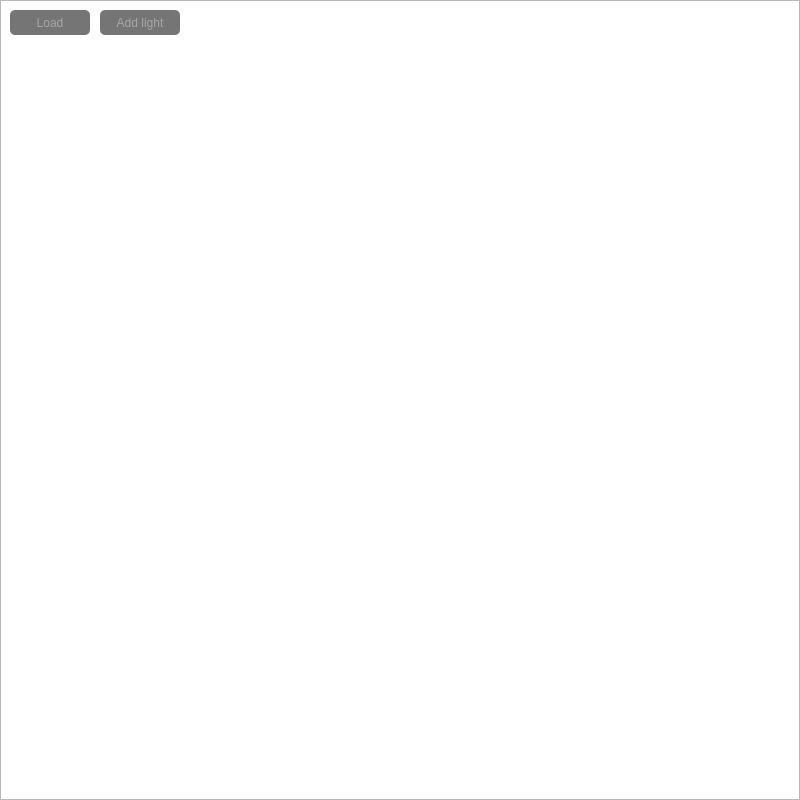
<?xml version="1.0" encoding="UTF-8"?>
<ui version="4.0">
 <class>MainWindow</class>
 <widget class="QMainWindow" name="MainWindow">
  <property name="geometry">
   <rect>
    <x>0</x>
    <y>0</y>
    <width>800</width>
    <height>800</height>
   </rect>
  </property>
  <property name="windowTitle">
   <string>MainWindow</string>
  </property>
  <property name="styleSheet">
   <string notr="true">QDialog {
	background: rgba(50, 50, 50, 255);
}</string>
  </property>
  <widget class="QWidget" name="centralwidget">
   <widget class="QGraphicsView" name="graphicsView">
    <property name="geometry">
     <rect>
      <x>0</x>
      <y>0</y>
      <width>800</width>
      <height>800</height>
     </rect>
    </property>
   </widget>
   <widget class="QPushButton" name="pushButton_addModel">
    <property name="geometry">
     <rect>
      <x>10</x>
      <y>10</y>
      <width>80</width>
      <height>25</height>
     </rect>
    </property>
    <property name="styleSheet">
     <string notr="true">QPushButton {
    color: rgba(200, 200, 200, 150);
    border-radius: 5px;
    background: rgba(20, 20, 20, 150);
    }

QPushButton:hover {
    background: rgba(10, 10, 10, 150);
    }

QPushButton:pressed {
    border-style: inset;
    background: rgba(0, 0, 0, 150);
    }</string>
    </property>
    <property name="text">
     <string>Load</string>
    </property>
   </widget>
   <widget class="QPushButton" name="pushButton_addLight">
    <property name="geometry">
     <rect>
      <x>100</x>
      <y>10</y>
      <width>80</width>
      <height>25</height>
     </rect>
    </property>
    <property name="styleSheet">
     <string notr="true">QPushButton {
    color: rgba(200, 200, 200, 150);
    border-radius: 5px;
    background: rgba(20, 20, 20, 150);
    }

QPushButton:hover {
    background: rgba(10, 10, 10, 150);
    }

QPushButton:pressed {
    border-style: inset;
    background: rgba(0, 0, 0, 150);
   }</string>
    </property>
    <property name="text">
     <string>Add light</string>
    </property>
   </widget>
   <widget class="QComboBox" name="comboBox_model">
    <property name="geometry">
     <rect>
      <x>810</x>
      <y>30</y>
      <width>171</width>
      <height>24</height>
     </rect>
    </property>
    <property name="styleSheet">
     <string notr="true">QComboBox{
	color: rgba(200, 200, 200, 255);
}

QComboBox:on{
    background-color: rgba(30, 30, 30, 180);
	color: rgba(200, 200, 200, 255);
}</string>
    </property>
   </widget>
   <widget class="QLabel" name="lbl_models">
    <property name="geometry">
     <rect>
      <x>810</x>
      <y>10</y>
      <width>171</width>
      <height>16</height>
     </rect>
    </property>
    <property name="text">
     <string>Model list</string>
    </property>
    <property name="alignment">
     <set>Qt::AlignCenter</set>
    </property>
   </widget>
   <widget class="QWidget" name="verticalLayoutWidget">
    <property name="geometry">
     <rect>
      <x>810</x>
      <y>60</y>
      <width>81</width>
      <height>96</height>
     </rect>
    </property>
    <layout class="QVBoxLayout" name="verticalLayout">
     <item>
      <widget class="QLabel" name="lbl_model_move">
       <property name="text">
        <string>Move</string>
       </property>
       <property name="alignment">
        <set>Qt::AlignCenter</set>
       </property>
      </widget>
     </item>
     <item>
      <layout class="QGridLayout" name="gridLayout">
       <item row="1" column="1">
        <widget class="QLineEdit" name="le_mmove_y">
         <property name="styleSheet">
          <string notr="true">QLineEdit {
    background: rgba(20, 20, 20, 180);
	color: rgba(200, 200, 200, 255);
	border-style: inset;
    border-radius: 5px;
}</string>
         </property>
        </widget>
       </item>
       <item row="0" column="1">
        <widget class="QLineEdit" name="le_mmove_x">
         <property name="styleSheet">
          <string notr="true">QLineEdit {
    background: rgba(20, 20, 20, 180);
	color: rgba(200, 200, 200, 255);
	border-style: inset;
    border-radius: 5px;
}</string>
         </property>
        </widget>
       </item>
       <item row="0" column="0">
        <widget class="QLabel" name="lbl_mmove_x">
         <property name="text">
          <string>X:</string>
         </property>
        </widget>
       </item>
       <item row="1" column="0">
        <widget class="QLabel" name="lbl_mmove_y">
         <property name="text">
          <string>Y:</string>
         </property>
        </widget>
       </item>
       <item row="2" column="0">
        <widget class="QLabel" name="lbl_mmove_z">
         <property name="text">
          <string>Z:</string>
         </property>
        </widget>
       </item>
       <item row="2" column="1">
        <widget class="QLineEdit" name="le_mmove_z">
         <property name="styleSheet">
          <string notr="true">QLineEdit {
    background: rgba(20, 20, 20, 180);
	color: rgba(200, 200, 200, 255);
	border-style: inset;
    border-radius: 5px;
}</string>
         </property>
        </widget>
       </item>
      </layout>
     </item>
    </layout>
   </widget>
   <widget class="QPushButton" name="pushButton_mcancel">
    <property name="geometry">
     <rect>
      <x>900</x>
      <y>260</y>
      <width>81</width>
      <height>31</height>
     </rect>
    </property>
    <property name="styleSheet">
     <string notr="true">QPushButton {
    color: rgba(200, 200, 200, 150);
    border-radius: 5px;
    background: rgba(20, 20, 20, 150);
    }

QPushButton:hover {
    background: rgba(10, 10, 10, 150);
    }

QPushButton:pressed {
    border-style: inset;
    background: rgba(0, 0, 0, 150);
   }</string>
    </property>
    <property name="text">
     <string>Cancel</string>
    </property>
   </widget>
   <widget class="QPushButton" name="pushButton_mapply">
    <property name="geometry">
     <rect>
      <x>810</x>
      <y>260</y>
      <width>81</width>
      <height>31</height>
     </rect>
    </property>
    <property name="styleSheet">
     <string notr="true">QPushButton {
    color: rgba(200, 200, 200, 150);
    border-radius: 5px;
    background: rgba(20, 20, 20, 150);
    }

QPushButton:hover {
    background: rgba(10, 10, 10, 150);
    }

QPushButton:pressed {
    border-style: inset;
    background: rgba(0, 0, 0, 150);
   }</string>
    </property>
    <property name="text">
     <string>Apply</string>
    </property>
   </widget>
   <widget class="QWidget" name="verticalLayoutWidget_2">
    <property name="geometry">
     <rect>
      <x>900</x>
      <y>60</y>
      <width>81</width>
      <height>96</height>
     </rect>
    </property>
    <layout class="QVBoxLayout" name="verticalLayout_2">
     <item>
      <widget class="QLabel" name="lbl_model_scale">
       <property name="text">
        <string>Scale</string>
       </property>
       <property name="alignment">
        <set>Qt::AlignCenter</set>
       </property>
      </widget>
     </item>
     <item>
      <layout class="QGridLayout" name="gridLayout_2">
       <item row="1" column="1">
        <widget class="QLineEdit" name="le_mscale_y">
         <property name="styleSheet">
          <string notr="true">QLineEdit {
    background: rgba(20, 20, 20, 180);
	color: rgba(200, 200, 200, 255);
	border-style: inset;
    border-radius: 5px;
}</string>
         </property>
        </widget>
       </item>
       <item row="0" column="1">
        <widget class="QLineEdit" name="le_mscale_x">
         <property name="styleSheet">
          <string notr="true">QLineEdit {
    background: rgba(20, 20, 20, 180);
	color: rgba(200, 200, 200, 255);
	border-style: inset;
    border-radius: 5px;
}</string>
         </property>
        </widget>
       </item>
       <item row="0" column="0">
        <widget class="QLabel" name="lbl_mscale_x">
         <property name="text">
          <string>X:</string>
         </property>
        </widget>
       </item>
       <item row="1" column="0">
        <widget class="QLabel" name="lbl_mscale_y">
         <property name="text">
          <string>Y:</string>
         </property>
        </widget>
       </item>
       <item row="2" column="0">
        <widget class="QLabel" name="lbl_mscale_z">
         <property name="text">
          <string>Z:</string>
         </property>
        </widget>
       </item>
       <item row="2" column="1">
        <widget class="QLineEdit" name="le_mscale_z">
         <property name="styleSheet">
          <string notr="true">QLineEdit {
    background: rgba(20, 20, 20, 180);
	color: rgba(200, 200, 200, 255);
	border-style: inset;
    border-radius: 5px;
}</string>
         </property>
        </widget>
       </item>
      </layout>
     </item>
    </layout>
   </widget>
   <widget class="Line" name="line">
    <property name="geometry">
     <rect>
      <x>810</x>
      <y>290</y>
      <width>171</width>
      <height>20</height>
     </rect>
    </property>
    <property name="orientation">
     <enum>Qt::Horizontal</enum>
    </property>
   </widget>
   <widget class="QLabel" name="lbl_sprites">
    <property name="geometry">
     <rect>
      <x>810</x>
      <y>310</y>
      <width>171</width>
      <height>16</height>
     </rect>
    </property>
    <property name="text">
     <string>Sprite list</string>
    </property>
    <property name="alignment">
     <set>Qt::AlignCenter</set>
    </property>
   </widget>
   <widget class="QPushButton" name="pushButton_sapply">
    <property name="geometry">
     <rect>
      <x>810</x>
      <y>590</y>
      <width>81</width>
      <height>31</height>
     </rect>
    </property>
    <property name="styleSheet">
     <string notr="true">QPushButton {
    color: rgba(200, 200, 200, 150);
    border-radius: 5px;
    background: rgba(20, 20, 20, 150);
    }

QPushButton:hover {
    background: rgba(10, 10, 10, 150);
    }

QPushButton:pressed {
    border-style: inset;
    background: rgba(0, 0, 0, 150);
   }</string>
    </property>
    <property name="text">
     <string>Apply</string>
    </property>
   </widget>
   <widget class="QWidget" name="verticalLayoutWidget_3">
    <property name="geometry">
     <rect>
      <x>900</x>
      <y>360</y>
      <width>81</width>
      <height>96</height>
     </rect>
    </property>
    <layout class="QVBoxLayout" name="verticalLayout_3">
     <item>
      <widget class="QLabel" name="lbl_sscale">
       <property name="text">
        <string>Scale</string>
       </property>
       <property name="alignment">
        <set>Qt::AlignCenter</set>
       </property>
      </widget>
     </item>
     <item>
      <layout class="QGridLayout" name="gridLayout_3">
       <item row="1" column="1">
        <widget class="QLineEdit" name="le_sscale_y">
         <property name="styleSheet">
          <string notr="true">QLineEdit {
    background: rgba(20, 20, 20, 180);
	color: rgba(200, 200, 200, 255);
	border-style: inset;
    border-radius: 5px;
}</string>
         </property>
        </widget>
       </item>
       <item row="0" column="1">
        <widget class="QLineEdit" name="le_sscale_x">
         <property name="styleSheet">
          <string notr="true">QLineEdit {
    background: rgba(20, 20, 20, 180);
	color: rgba(200, 200, 200, 255);
	border-style: inset;
    border-radius: 5px;
}</string>
         </property>
        </widget>
       </item>
       <item row="0" column="0">
        <widget class="QLabel" name="lbl_sscale_x">
         <property name="text">
          <string>X:</string>
         </property>
        </widget>
       </item>
       <item row="1" column="0">
        <widget class="QLabel" name="lbl_sscale_y">
         <property name="text">
          <string>Y:</string>
         </property>
        </widget>
       </item>
       <item row="2" column="0">
        <widget class="QLabel" name="lbl_sscale_z">
         <property name="text">
          <string>Z:</string>
         </property>
        </widget>
       </item>
       <item row="2" column="1">
        <widget class="QLineEdit" name="le_sscale_z">
         <property name="styleSheet">
          <string notr="true">QLineEdit {
    background: rgba(20, 20, 20, 180);
	color: rgba(200, 200, 200, 255);
	border-style: inset;
    border-radius: 5px;
}</string>
         </property>
        </widget>
       </item>
      </layout>
     </item>
    </layout>
   </widget>
   <widget class="QPushButton" name="pushButton_scancel">
    <property name="geometry">
     <rect>
      <x>900</x>
      <y>590</y>
      <width>81</width>
      <height>31</height>
     </rect>
    </property>
    <property name="styleSheet">
     <string notr="true">QPushButton {
    color: rgba(200, 200, 200, 150);
    border-radius: 5px;
    background: rgba(20, 20, 20, 150);
    }

QPushButton:hover {
    background: rgba(10, 10, 10, 150);
    }

QPushButton:pressed {
    border-style: inset;
    background: rgba(0, 0, 0, 150);
   }</string>
    </property>
    <property name="text">
     <string>Cancel</string>
    </property>
   </widget>
   <widget class="QComboBox" name="comboBox_sprite">
    <property name="geometry">
     <rect>
      <x>810</x>
      <y>330</y>
      <width>171</width>
      <height>24</height>
     </rect>
    </property>
    <property name="styleSheet">
     <string notr="true">QComboBox{
	color: rgba(200, 200, 200, 255);
}

QComboBox:on{
    background-color: rgba(30, 30, 30, 180);
	color: rgba(200, 200, 200, 255);
}</string>
    </property>
   </widget>
   <widget class="QWidget" name="verticalLayoutWidget_4">
    <property name="geometry">
     <rect>
      <x>810</x>
      <y>360</y>
      <width>81</width>
      <height>96</height>
     </rect>
    </property>
    <layout class="QVBoxLayout" name="verticalLayout_4">
     <item>
      <widget class="QLabel" name="lbl_smove">
       <property name="text">
        <string>Move</string>
       </property>
       <property name="alignment">
        <set>Qt::AlignCenter</set>
       </property>
      </widget>
     </item>
     <item>
      <layout class="QGridLayout" name="gridLayout_4">
       <item row="1" column="1">
        <widget class="QLineEdit" name="le_smove_y">
         <property name="styleSheet">
          <string notr="true">QLineEdit {
    background: rgba(20, 20, 20, 180);
	color: rgba(200, 200, 200, 255);
	border-style: inset;
    border-radius: 5px;
}</string>
         </property>
        </widget>
       </item>
       <item row="0" column="1">
        <widget class="QLineEdit" name="le_smove_x">
         <property name="styleSheet">
          <string notr="true">QLineEdit {
    background: rgba(20, 20, 20, 180);
	color: rgba(200, 200, 200, 255);
	border-style: inset;
    border-radius: 5px;
}</string>
         </property>
        </widget>
       </item>
       <item row="0" column="0">
        <widget class="QLabel" name="lbl_smove_x">
         <property name="text">
          <string>X:</string>
         </property>
        </widget>
       </item>
       <item row="1" column="0">
        <widget class="QLabel" name="lbl_smove_y">
         <property name="text">
          <string>Y:</string>
         </property>
        </widget>
       </item>
       <item row="2" column="0">
        <widget class="QLabel" name="lbl_smove_z">
         <property name="text">
          <string>Z:</string>
         </property>
        </widget>
       </item>
       <item row="2" column="1">
        <widget class="QLineEdit" name="le_smove_z">
         <property name="styleSheet">
          <string notr="true">QLineEdit {
    background: rgba(20, 20, 20, 180);
	color: rgba(200, 200, 200, 255);
	border-style: inset;
    border-radius: 5px;
}</string>
         </property>
        </widget>
       </item>
      </layout>
     </item>
    </layout>
   </widget>
   <widget class="Line" name="line_2">
    <property name="geometry">
     <rect>
      <x>810</x>
      <y>620</y>
      <width>171</width>
      <height>20</height>
     </rect>
    </property>
    <property name="orientation">
     <enum>Qt::Horizontal</enum>
    </property>
   </widget>
   <widget class="QComboBox" name="comboBox_light">
    <property name="geometry">
     <rect>
      <x>810</x>
      <y>660</y>
      <width>171</width>
      <height>24</height>
     </rect>
    </property>
    <property name="styleSheet">
     <string notr="true">QComboBox{
	color: rgba(200, 200, 200, 255);
}

QComboBox:on{
    background-color: rgba(30, 30, 30, 180);
	color: rgba(200, 200, 200, 255);
}</string>
    </property>
   </widget>
   <widget class="QLabel" name="lbl_lights">
    <property name="geometry">
     <rect>
      <x>810</x>
      <y>640</y>
      <width>171</width>
      <height>16</height>
     </rect>
    </property>
    <property name="text">
     <string>Light list</string>
    </property>
    <property name="alignment">
     <set>Qt::AlignCenter</set>
    </property>
   </widget>
   <widget class="QWidget" name="verticalLayoutWidget_5">
    <property name="geometry">
     <rect>
      <x>810</x>
      <y>690</y>
      <width>81</width>
      <height>101</height>
     </rect>
    </property>
    <layout class="QVBoxLayout" name="verticalLayout_5">
     <item>
      <widget class="QLabel" name="lbl_lmove">
       <property name="text">
        <string>Move</string>
       </property>
       <property name="alignment">
        <set>Qt::AlignCenter</set>
       </property>
      </widget>
     </item>
     <item>
      <layout class="QGridLayout" name="gridLayout_5">
       <item row="1" column="1">
        <widget class="QLineEdit" name="le_lmove_y">
         <property name="styleSheet">
          <string notr="true">QLineEdit {
    background: rgba(20, 20, 20, 180);
	color: rgba(200, 200, 200, 255);
	border-style: inset;
    border-radius: 5px;
}</string>
         </property>
        </widget>
       </item>
       <item row="0" column="1">
        <widget class="QLineEdit" name="le_lmove_x">
         <property name="styleSheet">
          <string notr="true">QLineEdit {
    background: rgba(20, 20, 20, 180);
	color: rgba(200, 200, 200, 255);
	border-style: inset;
    border-radius: 5px;
}</string>
         </property>
        </widget>
       </item>
       <item row="0" column="0">
        <widget class="QLabel" name="lbl_lmove_x">
         <property name="text">
          <string>X:</string>
         </property>
        </widget>
       </item>
       <item row="1" column="0">
        <widget class="QLabel" name="lbl_lmove_y">
         <property name="text">
          <string>Y:</string>
         </property>
        </widget>
       </item>
       <item row="2" column="0">
        <widget class="QLabel" name="lbl_lmove_z">
         <property name="text">
          <string>Z:</string>
         </property>
        </widget>
       </item>
       <item row="2" column="1">
        <widget class="QLineEdit" name="le_lmove_z">
         <property name="styleSheet">
          <string notr="true">QLineEdit {
    background: rgba(20, 20, 20, 180);
	color: rgba(200, 200, 200, 255);
	border-style: inset;
    border-radius: 5px;
}</string>
         </property>
        </widget>
       </item>
      </layout>
     </item>
    </layout>
   </widget>
   <widget class="QWidget" name="verticalLayoutWidget_6">
    <property name="geometry">
     <rect>
      <x>810</x>
      <y>160</y>
      <width>171</width>
      <height>96</height>
     </rect>
    </property>
    <layout class="QVBoxLayout" name="verticalLayout_6">
     <item>
      <widget class="QLabel" name="lbl_mrotate">
       <property name="text">
        <string>Rotate</string>
       </property>
       <property name="alignment">
        <set>Qt::AlignCenter</set>
       </property>
      </widget>
     </item>
     <item>
      <layout class="QGridLayout" name="gridLayout_6">
       <item row="1" column="1">
        <widget class="QLineEdit" name="le_mrotate_y">
         <property name="styleSheet">
          <string notr="true">QLineEdit {
    background: rgba(20, 20, 20, 180);
	color: rgba(200, 200, 200, 255);
	border-style: inset;
    border-radius: 5px;
}</string>
         </property>
        </widget>
       </item>
       <item row="0" column="1">
        <widget class="QLineEdit" name="le_mrotate_x">
         <property name="styleSheet">
          <string notr="true">QLineEdit {
    background: rgba(20, 20, 20, 180);
	color: rgba(200, 200, 200, 255);
	border-style: inset;
    border-radius: 5px;
}</string>
         </property>
        </widget>
       </item>
       <item row="0" column="0">
        <widget class="QLabel" name="lbl_mrotate_x">
         <property name="text">
          <string>X:</string>
         </property>
        </widget>
       </item>
       <item row="1" column="0">
        <widget class="QLabel" name="lbl_mrotate_y">
         <property name="text">
          <string>Y:</string>
         </property>
        </widget>
       </item>
       <item row="2" column="0">
        <widget class="QLabel" name="lbl_mrotate_z">
         <property name="text">
          <string>Z:</string>
         </property>
        </widget>
       </item>
       <item row="2" column="1">
        <widget class="QLineEdit" name="le_mrotate_z">
         <property name="styleSheet">
          <string notr="true">QLineEdit {
    background: rgba(20, 20, 20, 180);
	color: rgba(200, 200, 200, 255);
	border-style: inset;
    border-radius: 5px;
}</string>
         </property>
        </widget>
       </item>
      </layout>
     </item>
    </layout>
   </widget>
   <widget class="QWidget" name="verticalLayoutWidget_7">
    <property name="geometry">
     <rect>
      <x>810</x>
      <y>460</y>
      <width>81</width>
      <height>96</height>
     </rect>
    </property>
    <layout class="QVBoxLayout" name="verticalLayout_7">
     <item>
      <widget class="QLabel" name="lbl_srotate">
       <property name="text">
        <string>Rotate</string>
       </property>
       <property name="alignment">
        <set>Qt::AlignCenter</set>
       </property>
      </widget>
     </item>
     <item>
      <layout class="QGridLayout" name="gridLayout_7">
       <item row="1" column="1">
        <widget class="QLineEdit" name="le_srotate_y">
         <property name="styleSheet">
          <string notr="true">QLineEdit {
    background: rgba(20, 20, 20, 180);
	color: rgba(200, 200, 200, 255);
	border-style: inset;
    border-radius: 5px;
}</string>
         </property>
        </widget>
       </item>
       <item row="0" column="1">
        <widget class="QLineEdit" name="le_srotate_x">
         <property name="styleSheet">
          <string notr="true">QLineEdit {
    background: rgba(20, 20, 20, 180);
	color: rgba(200, 200, 200, 255);
	border-style: inset;
    border-radius: 5px;
}</string>
         </property>
        </widget>
       </item>
       <item row="0" column="0">
        <widget class="QLabel" name="lbl_srotate_x">
         <property name="text">
          <string>X:</string>
         </property>
        </widget>
       </item>
       <item row="1" column="0">
        <widget class="QLabel" name="lbl_srotate_y">
         <property name="text">
          <string>Y:</string>
         </property>
        </widget>
       </item>
       <item row="2" column="0">
        <widget class="QLabel" name="lbl_srotate_z">
         <property name="text">
          <string>Z:</string>
         </property>
        </widget>
       </item>
       <item row="2" column="1">
        <widget class="QLineEdit" name="le_srotate_z">
         <property name="styleSheet">
          <string notr="true">QLineEdit {
    background: rgba(20, 20, 20, 180);
	color: rgba(200, 200, 200, 255);
	border-style: inset;
    border-radius: 5px;
}</string>
         </property>
        </widget>
       </item>
      </layout>
     </item>
    </layout>
   </widget>
   <widget class="QWidget" name="verticalLayoutWidget_8">
    <property name="geometry">
     <rect>
      <x>900</x>
      <y>460</y>
      <width>81</width>
      <height>96</height>
     </rect>
    </property>
    <layout class="QVBoxLayout" name="verticalLayout_8">
     <item>
      <widget class="QLabel" name="lbl_smovement">
       <property name="text">
        <string>End move</string>
       </property>
       <property name="alignment">
        <set>Qt::AlignCenter</set>
       </property>
      </widget>
     </item>
     <item>
      <layout class="QGridLayout" name="gridLayout_8">
       <item row="1" column="1">
        <widget class="QLineEdit" name="le_smovement_y">
         <property name="styleSheet">
          <string notr="true">QLineEdit {
    background: rgba(20, 20, 20, 180);
	color: rgba(200, 200, 200, 255);
	border-style: inset;
    border-radius: 5px;
}</string>
         </property>
        </widget>
       </item>
       <item row="0" column="1">
        <widget class="QLineEdit" name="le_smovement_x">
         <property name="styleSheet">
          <string notr="true">QLineEdit {
    background: rgba(20, 20, 20, 180);
	color: rgba(200, 200, 200, 255);
	border-style: inset;
    border-radius: 5px;
}</string>
         </property>
        </widget>
       </item>
       <item row="0" column="0">
        <widget class="QLabel" name="lbl_smovement_x">
         <property name="text">
          <string>X:</string>
         </property>
        </widget>
       </item>
       <item row="1" column="0">
        <widget class="QLabel" name="lbl_smovement_y">
         <property name="text">
          <string>Y:</string>
         </property>
        </widget>
       </item>
       <item row="2" column="0">
        <widget class="QLabel" name="lbl_smovement_z">
         <property name="text">
          <string>Z:</string>
         </property>
        </widget>
       </item>
       <item row="2" column="1">
        <widget class="QLineEdit" name="le_smovement_z">
         <property name="styleSheet">
          <string notr="true">QLineEdit {
    background: rgba(20, 20, 20, 180);
	color: rgba(200, 200, 200, 255);
	border-style: inset;
    border-radius: 5px;
}</string>
         </property>
        </widget>
       </item>
      </layout>
     </item>
    </layout>
   </widget>
   <widget class="QLabel" name="lbl_speed">
    <property name="geometry">
     <rect>
      <x>810</x>
      <y>560</y>
      <width>55</width>
      <height>21</height>
     </rect>
    </property>
    <property name="text">
     <string>Speed:</string>
    </property>
   </widget>
   <widget class="QLineEdit" name="le_speed">
    <property name="geometry">
     <rect>
      <x>860</x>
      <y>560</y>
      <width>121</width>
      <height>21</height>
     </rect>
    </property>
    <property name="styleSheet">
     <string notr="true">QLineEdit {
    background: rgba(20, 20, 20, 180);
	color: rgba(200, 200, 200, 255);
	border-style: inset;
    border-radius: 5px;
}</string>
    </property>
   </widget>
   <widget class="QPushButton" name="pushButton_lapply">
    <property name="geometry">
     <rect>
      <x>900</x>
      <y>740</y>
      <width>81</width>
      <height>21</height>
     </rect>
    </property>
    <property name="styleSheet">
     <string notr="true">QPushButton {
    color: rgba(200, 200, 200, 150);
    border-radius: 5px;
    background: rgba(20, 20, 20, 150);
    }

QPushButton:hover {
    background: rgba(10, 10, 10, 150);
    }

QPushButton:pressed {
    border-style: inset;
    background: rgba(0, 0, 0, 150);
   }</string>
    </property>
    <property name="text">
     <string>Apply</string>
    </property>
   </widget>
   <widget class="QPushButton" name="pushButton_lcancel">
    <property name="geometry">
     <rect>
      <x>900</x>
      <y>770</y>
      <width>81</width>
      <height>21</height>
     </rect>
    </property>
    <property name="styleSheet">
     <string notr="true">QPushButton {
    color: rgba(200, 200, 200, 150);
    border-radius: 5px;
    background: rgba(20, 20, 20, 150);
    }

QPushButton:hover {
    background: rgba(10, 10, 10, 150);
    }

QPushButton:pressed {
    border-style: inset;
    background: rgba(0, 0, 0, 150);
   }</string>
    </property>
    <property name="text">
     <string>Cancel</string>
    </property>
   </widget>
   <widget class="QLabel" name="lbl_power">
    <property name="geometry">
     <rect>
      <x>902</x>
      <y>690</y>
      <width>71</width>
      <height>20</height>
     </rect>
    </property>
    <property name="text">
     <string>Power</string>
    </property>
    <property name="alignment">
     <set>Qt::AlignCenter</set>
    </property>
   </widget>
   <widget class="QLineEdit" name="le_power">
    <property name="geometry">
     <rect>
      <x>900</x>
      <y>710</y>
      <width>81</width>
      <height>21</height>
     </rect>
    </property>
    <property name="styleSheet">
     <string notr="true">QLineEdit {
    background: rgba(20, 20, 20, 180);
	color: rgba(200, 200, 200, 255);
	border-style: inset;
    border-radius: 5px;
}</string>
    </property>
   </widget>
  </widget>
 </widget>
 <resources/>
 <connections/>
</ui>
